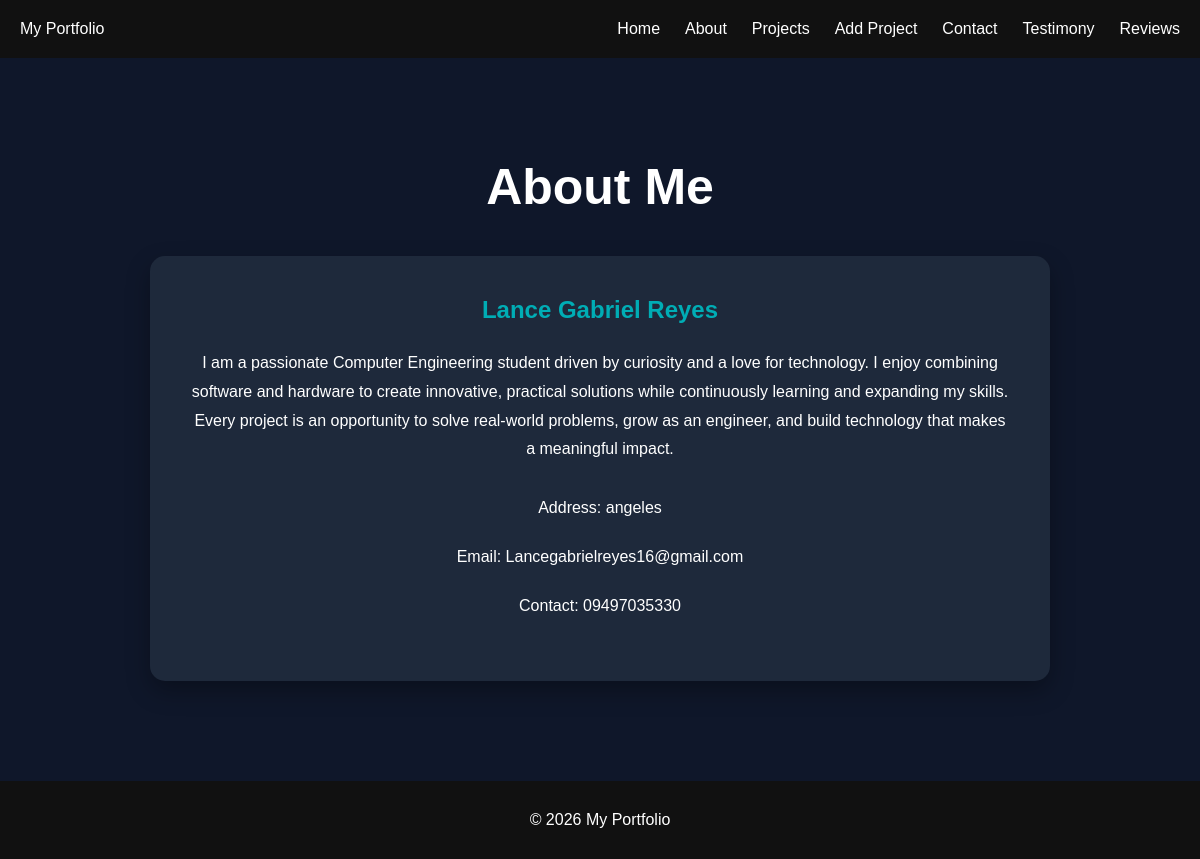
Page /about/ on the earlier database version.
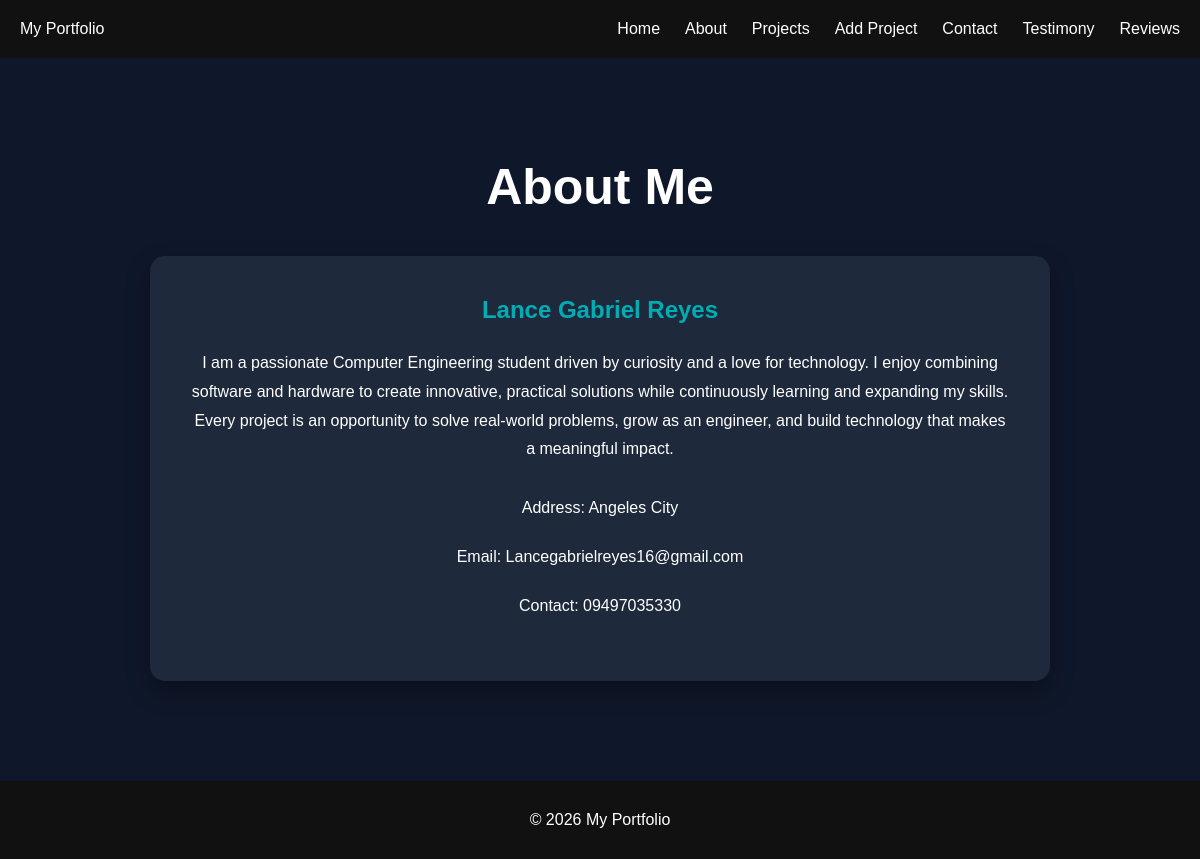
Same page on the later database version.
### website/models.py (models this page shows, shortened)
class PersonalInformation(models.Model):
    first_name = models.CharField(max_length=50)
    middle_name = models.CharField(max_length=50, blank=True)
    last_name = models.CharField(max_length=50)
    summary = models.TextField()
    contact_number = models.CharField(max_length=20)
    email = models.EmailField()
    address = models.CharField(max_length=200)

### website/views.py (the view)
# urls.py: path('about/', views.about, name='about'),
def about(request):
    personal_info = PersonalInformation.objects.first()
    return render(
        request,
        'about.html',
        {
            'personal_info': personal_info
        }
    )

### templates/about.html (shortened to what this page needs)
{% extends 'base.html' %}
{% block content %}
<section class="about-section">
    <h1>
        About Me
    </h1>
    {% if personal_info %}
    <div class="about-container">
        <h2>
            {{ personal_info.first_name }}
            {{ personal_info.last_name }}
        </h2>
        <p>
            {{ personal_info.summary }}
        </p>
        <div class="about-info">
            <p>
                Address: {{ personal_info.address }}
            </p>
            <p>
                Email: {{ personal_info.email }}
            </p>
            <p>
                Contact: {{ personal_info.contact_number }}
            </p>
        </div>
    </div>
    {% else %}
    <p>
        No personal information added yet.
    </p>
    {% endif %}
</section>
{% endblock %}

Differences in the rows shown:
changed PersonalInformation "Lance Gabriel": address "angeles" → "Angeles City"
